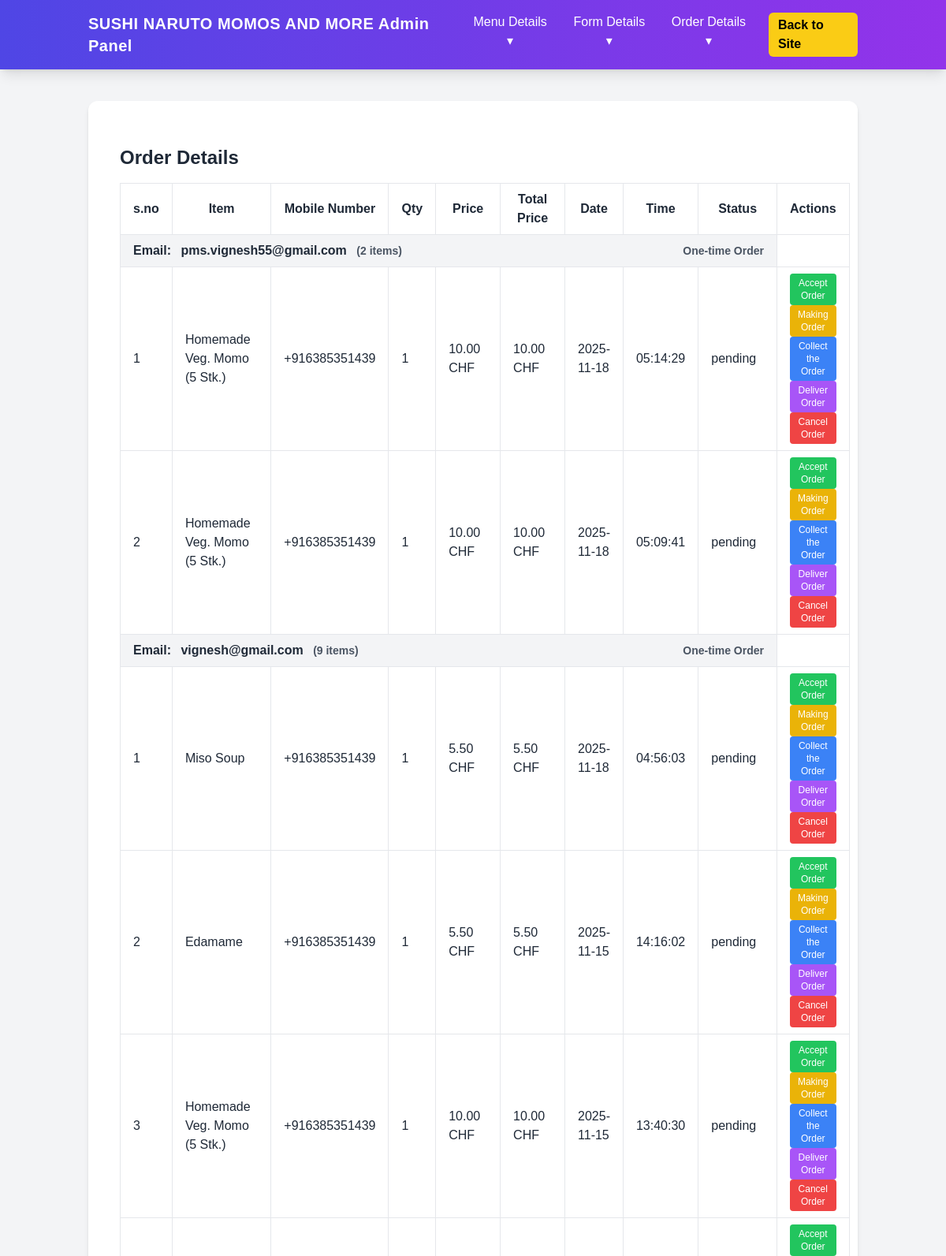
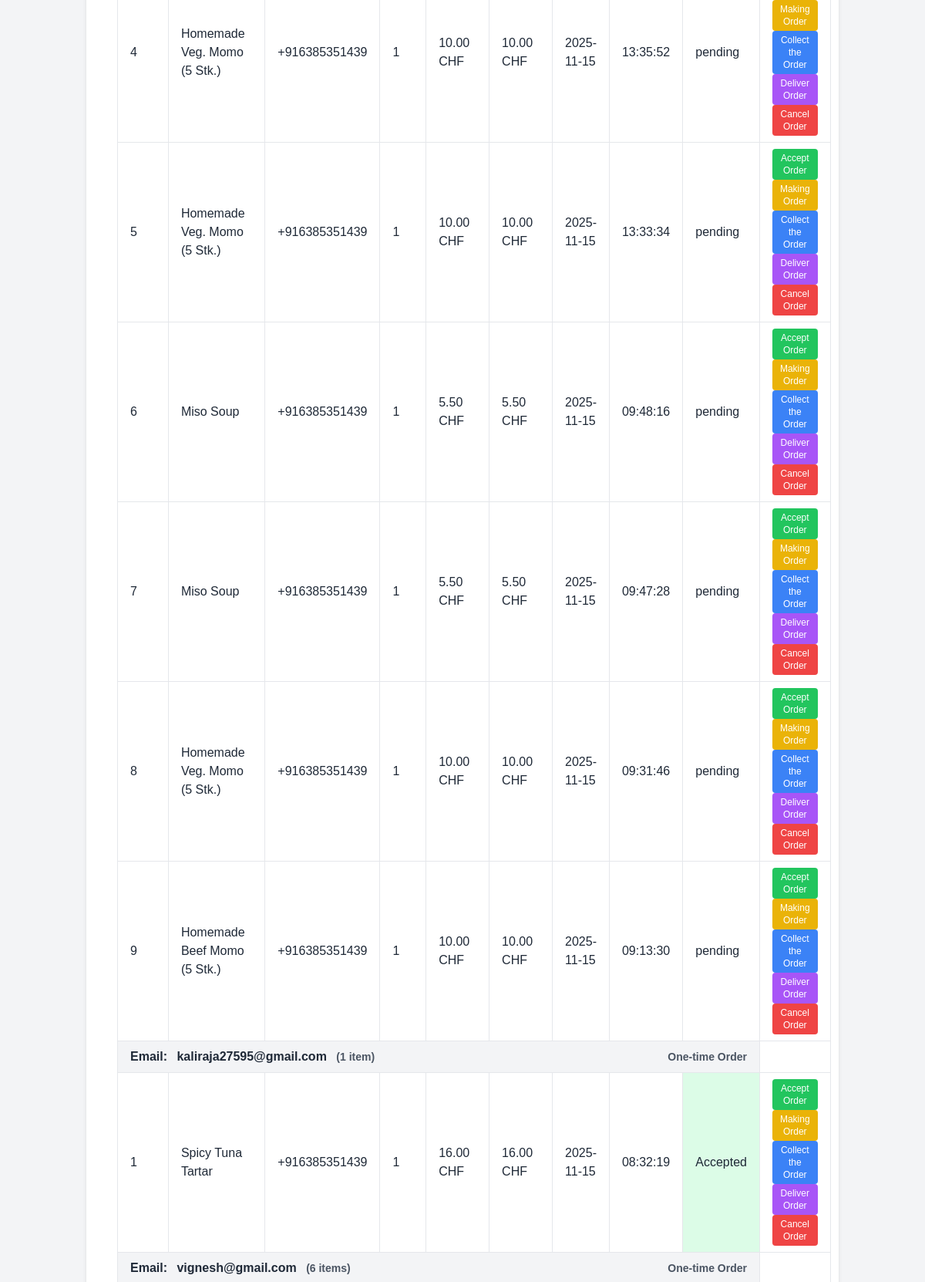
/order/food_table/ (signed in, upper part), run on the app's committed database (2 pictures, top to bottom).
### sushi/models.py (models this page shows, shortened)
class Order(models.Model):
    ORDER_TYPE_CHOICES = [
        ('now', 'Order Now'),
        ('later', 'Order Later'),
    ]
    DELIVERY_CHOICES = [
        ('Click & Collect', 'Click & Collect (Free)'),
        ('Free', 'Free'),
        ('Livraison Express 3.5km', 'Livraison Express 3.5km'),
    ]
    item = models.CharField(max_length=200)
    price = models.DecimalField(max_digits=7, decimal_places=2)
    qty = models.PositiveIntegerField()
    order_type = models.CharField(max_length=10, choices=ORDER_TYPE_CHOICES)
    order_date = models.DateField(null=True, blank=True)
    order_time = models.TimeField(null=True, blank=True)
    email = models.EmailField()
    mobile = models.CharField(max_length=30)
    address = models.CharField(max_length=255)
    delivery = models.CharField(max_length=40, choices=DELIVERY_CHOICES)
    created_at = models.DateTimeField(default=timezone.now)
    status = models.CharField(max_length=30, default='pending')
    cancellation_reason = models.TextField(blank=True, null=True)
    @property
    def total_price(self):
        return self.price * self.qty

### sushi/views.py (the view)
# urls.py: path('order/food_table/', views.order_food_table, name='order_food_table'),
def order_food_table(request):
    if not request.user.is_staff:
        return redirect('admin_login')
    orders = Order.objects.exclude(
        status__in=['Delivered', 'Cancelled']
    ).order_by('-created_at')
    return render(request, 'admin2/order_food_table.html', {
        'orders': orders,
        'active_tab': 'food_orders'
    })

### sushi/templates/admin2/order_food_table.html (shortened to what this page needs)
{% extends "admin2/base2.html" %}
{% block content %}
<div class="container mx-auto px-4 py-8">
    <h2 class="text-2xl font-bold mb-4">Order Details</h2>
    <table class="min-w-full bg-white border">
        <thead>
            <tr>
                <th class="px-4 py-2 border">s.no</th>
                <th class="px-4 py-2 border">Item</th>
                <th class="px-4 py-2 border">Mobile Number</th>
                <th class="px-4 py-2 border">Qty</th>
                <th class="px-4 py-2 border">Price</th>
                <th class="px-4 py-2 border">Total Price</th>
                <th class="px-4 py-2 border">Date</th>
                <th class="px-4 py-2 border">Time</th>
                <th class="px-4 py-2 border">Status</th>
                <th class="px-4 py-2 border">Actions</th>
            </tr>
        </thead>
        {% regroup orders by email as order_groups %}
        <tbody id="order-food-tbody">
            {% for group in order_groups %}
                <tr class="bg-gray-100">
                    <td class="px-4 py-2 border font-semibold" colspan="9">
                        <div class="flex items-center justify-between">
                            <div>
                                <span class="mr-2">Email:</span>
                                <strong>{{ group.grouper }}</strong>
                                <span class="mx-2 text-sm text-gray-600">({{ group.list|length }} item{% if group.list|length > 1 %}s{% endif %})</span>
                            </div>
                            <div class="text-sm text-gray-600">One-time Order</div>
                        </div>
                    </td>
                </tr>
                {% for order in group.list %}
                <tr>
                    <td class="px-4 py-2 border">{{ forloop.counter }}</td>
                    <td class="px-4 py-2 border" x-text="">{{ order.item }}</td>
                    <td class="px-4 py-2 border">{{ order.mobile }}</td>
                    <td class="px-4 py-2 border">{{ order.qty }}</td>
                    <td class="px-4 py-2 border">{{ order.price|floatformat:2 }} CHF</td>
                    <td class="px-4 py-2 border">{{ order.total_price|floatformat:2 }} CHF</td>
                    <td class="px-4 py-2 border">{{ order.created_at|date:"Y-m-d" }}</td>
                    <td class="px-4 py-2 border">{{ order.created_at|time:"H:i:s" }}</td>
                    <td id="status-{{ order.id }}" class="px-4 py-2 border {% if order.status == 'Accepted' %}bg-green-100{% elif order.status == 'Making' %}bg-yellow-100{% elif order.status == 'Ready to Collect' %}bg-blue-100{% elif order.status == 'Delivered' %}bg-purple-100{% elif order.status == 'Cancelled' %}bg-red-100{% endif %}">
                        {{ order.status }}
                    </td>
                    <td class="px-4 py-2 border">
                        <form method="post" action="{% url 'order_action_admin' order.id %}" class="inline order-action-form" data-order-id="{{ order.id }}">
                            <button type="submit" name="action" value="accept" class="bg-green-500 text-white px-2 py-1 rounded text-xs">Accept Order</button>
                            <button type="submit" name="action" value="making" class="bg-yellow-500 text-white px-2 py-1 rounded text-xs">Making Order</button>
                            <button type="submit" name="action" value="collect" class="bg-blue-500 text-white px-2 py-1 rounded text-xs">Collect the Order</button>
                            <button type="submit" name="action" value="delivered" class="bg-purple-500 text-white px-2 py-1 rounded text-xs" onclick="return confirm('Are you sure you want to deliver this order?');">Deliver Order</button>
                            <button type="submit" name="action" value="cancel" class="bg-red-500 text-white px-2 py-1 rounded text-xs cancel-btn">Cancel Order</button>
                        </form>
                    </td>
                </tr>
                {% endfor %}
            {% endfor %}
        </tbody>
    </table>
</div>
{% endblock %}

### sushi/static/css/auth.css (style rules this page uses)
* { margin: 0; padding: 0; box-sizing: border-box; font-family: 'Poppins', sans-serif; }

### data on the page
Order: grouper "pms.vignesh55@gmail.com", item "Homemade Veg. Momo (5 Stk.)", mobile "+916385351439", qty "1", price "10.00", total_price "10.00", created_at "2025-11-18", created_at "05:14:29", status "pending"
Order: item "Homemade Veg. Momo (5 Stk.)", mobile "+916385351439", qty "1", price "10.00", total_price "10.00", created_at "2025-11-18", created_at "05:09:41", status "pending"
Order: grouper "vignesh@gmail.com", item "Miso Soup", mobile "+916385351439", qty "1", price "5.50", total_price "5.50", created_at "2025-11-18", created_at "04:56:03", status "pending"
Order: item "Edamame", mobile "+916385351439", qty "1", price "5.50", total_price "5.50", created_at "2025-11-15", created_at "14:16:02", status "pending"
Order: item "Homemade Veg. Momo (5 Stk.)", mobile "+916385351439", qty "1", price "10.00", total_price "10.00", created_at "2025-11-15", created_at "13:40:30", status "pending"
Order: item "Homemade Veg. Momo (5 Stk.)", mobile "+916385351439", qty "1", price "10.00", total_price "10.00", created_at "2025-11-15", created_at "13:35:52", status "pending"
Order: item "Homemade Veg. Momo (5 Stk.)", mobile "+916385351439", qty "1", price "10.00", total_price "10.00", created_at "2025-11-15", created_at "13:33:34", status "pending"
Order: item "Miso Soup", mobile "+916385351439", qty "1", price "5.50", total_price "5.50", created_at "2025-11-15", created_at "09:48:16", status "pending"
Order: item "Miso Soup", mobile "+916385351439", qty "1", price "5.50", total_price "5.50", created_at "2025-11-15", created_at "09:47:28", status "pending"
Order: item "Homemade Veg. Momo (5 Stk.)", mobile "+916385351439", qty "1", price "10.00", total_price "10.00", created_at "2025-11-15", created_at "09:31:46", status "pending"
Order: item "Homemade Beef Momo (5 Stk.)", mobile "+916385351439", qty "1", price "10.00", total_price "10.00", created_at "2025-11-15", created_at "09:13:30", status "pending"
Order: grouper "kaliraja27595@gmail.com", item "Spicy Tuna Tartar", mobile "+916385351439", qty "1", price "16.00", total_price "16.00", created_at "2025-11-15", created_at "08:32:19", status "Accepted"
Order: grouper "vignesh@gmail.com"

### other printed values
{{ group.list|length }} "2" "9" "1" "6"
